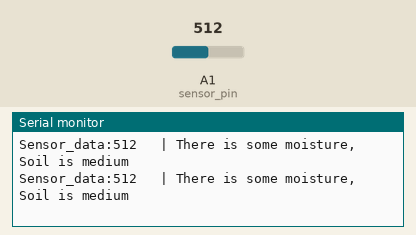
This sketch was run on a simulated Arduino Uno, built with avr-gcc and run on an emulated ATmega328P. Parts: the last lines printed to the serial monitor. The inputs (shaded band) are chosen by the test bench; at power-on: A1 (sensor_pin) = 512.

Above: at 1.2 s.
1.3 s: A1 (sensor_pin) set to 411
At 1.31 s:
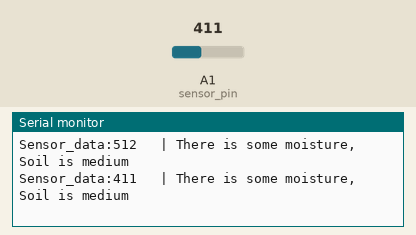
2.8 s: A1 (sensor_pin) set to 391
At 2.93 s:
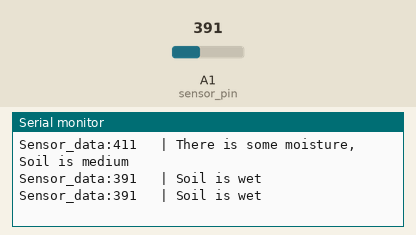
7.7 s: A1 (sensor_pin) set to 789
At 7.75 s:
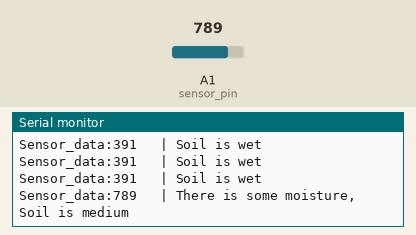
10.7 s: A1 (sensor_pin) set to 815
At 10.77 s:
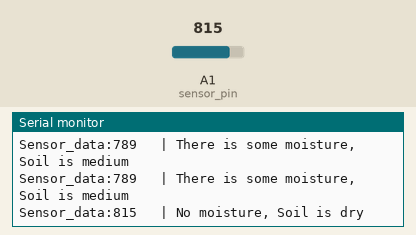
Timing chart, 0 to 13.7 s (numbered marks = the images above; inputs shaded):
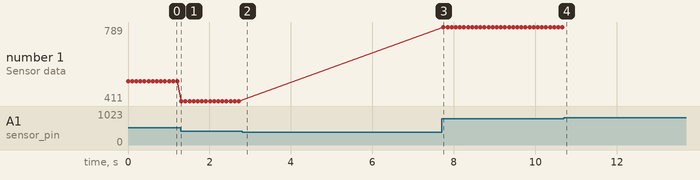

The sketch:

Soil_Moisture.ino
```cpp
//YouTube | Tech at Home

int sensor_pin = A1;

void setup()
{
  Serial.begin(9600);
  pinMode(sensor_pin, INPUT);
}

void loop()
{
  int sensor_data = analogRead(sensor_pin);
  Serial.print("Sensor_data:");
  Serial.print(sensor_data);
  Serial.print("\t | ");

  if(sensor_data > 800)
  {
    Serial.println("No moisture, Soil is dry");
  }
  else if(sensor_data >= 400 && sensor_data <= 800)
  {
    Serial.println("There is some moisture, Soil is medium");
  }
  else if(sensor_data < 400)
  {
    Serial.println("Soil is wet");
  }

  delay(100);
}
```

Measured:
- the behaviour switches between 400 and 399 on A1 (sensor_pin) (found by bisection; images 1 and 2)
- the behaviour switches between 800 and 801 on A1 (sensor_pin) (found by bisection; images 3 and 4)
- after the input at 1.3 s, the serial monitor: prints a new line at once (image 1)
- after the input at 2.8 s, the serial monitor: prints a new line at once (image 2)
- after the input at 7.7 s, the serial monitor: prints a new line at once (image 3)
- after the input at 10.7 s, the serial monitor: prints a new line after 0.07 s (image 4)
- plotted number 1: 512 → 411 after the input at 1.3 s, 411 → 789 after the input at 7.7 s
